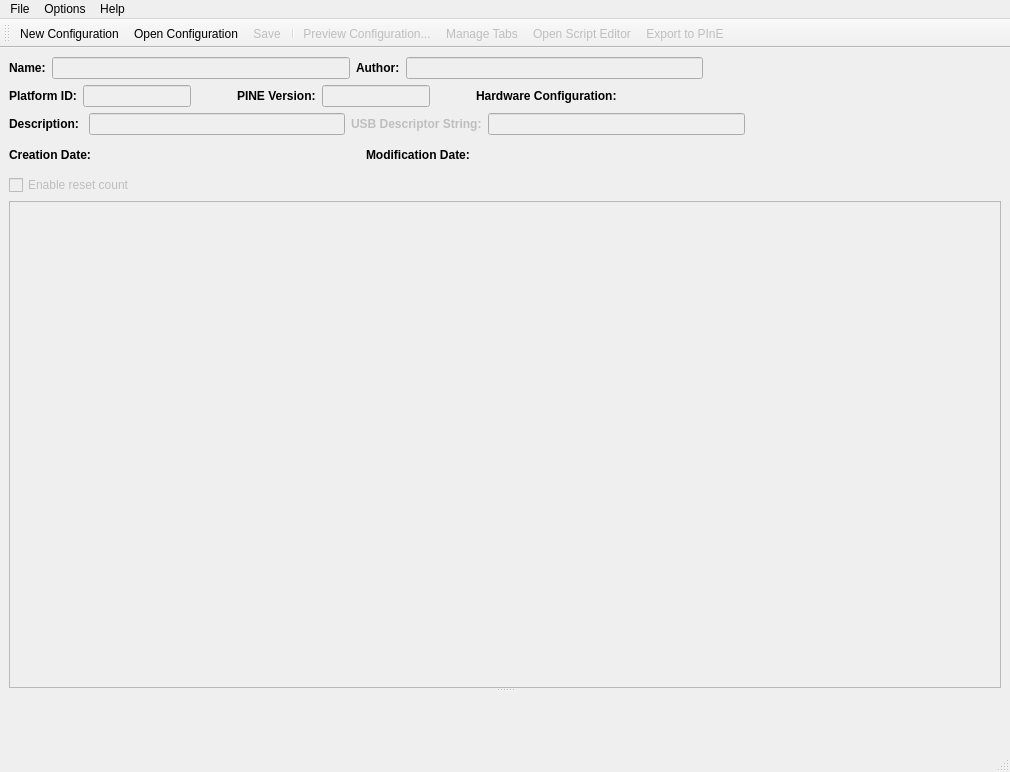
<?xml version="1.0" encoding="UTF-8"?>
<ui version="4.0">
 <class>ConfigWindow</class>
 <widget class="QMainWindow" name="ConfigWindow">
  <property name="geometry">
   <rect>
    <x>0</x>
    <y>0</y>
    <width>1010</width>
    <height>772</height>
   </rect>
  </property>
  <property name="windowTitle">
   <string>TAC Configuration Editor</string>
  </property>
  <widget class="QWidget" name="centralwidget">
   <layout class="QVBoxLayout" name="verticalLayout">
    <item>
     <layout class="QHBoxLayout" name="horizontalLayout">
      <item>
       <widget class="QLabel" name="label_3">
        <property name="text">
         <string>&lt;html&gt;&lt;head/&gt;&lt;body&gt;&lt;p&gt;&lt;span style=&quot; font-size:9pt; font-weight:600;&quot;&gt;Name:&lt;/span&gt;&lt;/p&gt;&lt;/body&gt;&lt;/html&gt;</string>
        </property>
       </widget>
      </item>
      <item>
       <widget class="QLineEdit" name="_name">
        <property name="enabled">
         <bool>false</bool>
        </property>
        <property name="toolTip">
         <string>The name of the configuration file</string>
        </property>
       </widget>
      </item>
      <item>
       <widget class="QLabel" name="label_5">
        <property name="text">
         <string>&lt;html&gt;&lt;head/&gt;&lt;body&gt;&lt;p&gt;&lt;span style=&quot; font-size:9pt; font-weight:600;&quot;&gt;Author:&lt;/span&gt;&lt;/p&gt;&lt;/body&gt;&lt;/html&gt;</string>
        </property>
       </widget>
      </item>
      <item>
       <widget class="QLineEdit" name="_author">
        <property name="enabled">
         <bool>false</bool>
        </property>
        <property name="toolTip">
         <string>The author for the configuration file. Recommended format: biswroy &lt;biswroy@qti.qualcomm.com&gt;</string>
        </property>
       </widget>
      </item>
      <item>
       <spacer name="horizontalSpacer">
        <property name="orientation">
         <enum>Qt::Horizontal</enum>
        </property>
        <property name="sizeHint" stdset="0">
         <size>
          <width>40</width>
          <height>20</height>
         </size>
        </property>
       </spacer>
      </item>
     </layout>
    </item>
    <item>
     <layout class="QHBoxLayout" name="horizontalLayout_8">
      <item>
       <widget class="QLabel" name="_platformLabel">
        <property name="font">
         <font>
          <bold>false</bold>
         </font>
        </property>
        <property name="text">
         <string>&lt;html&gt;&lt;head/&gt;&lt;body&gt;&lt;p&gt;&lt;span style=&quot; font-size:9pt; font-weight:600;&quot;&gt;Platform ID:&lt;/span&gt;&lt;/p&gt;&lt;/body&gt;&lt;/html&gt;</string>
        </property>
       </widget>
      </item>
      <item>
       <widget class="QLineEdit" name="_platformId">
        <property name="enabled">
         <bool>false</bool>
        </property>
        <property name="sizePolicy">
         <sizepolicy hsizetype="Minimum" vsizetype="Fixed">
          <horstretch>0</horstretch>
          <verstretch>0</verstretch>
         </sizepolicy>
        </property>
        <property name="toolTip">
         <string>The platform id of the configuration as determined from the PINE CLI. Maximum allowed value for platform id is 99999.</string>
        </property>
        <property name="inputMask">
         <string notr="true"/>
        </property>
        <property name="maxLength">
         <number>6</number>
        </property>
       </widget>
      </item>
      <item>
       <spacer name="horizontalSpacer_5">
        <property name="orientation">
         <enum>Qt::Horizontal</enum>
        </property>
        <property name="sizeType">
         <enum>QSizePolicy::Preferred</enum>
        </property>
        <property name="sizeHint" stdset="0">
         <size>
          <width>40</width>
          <height>20</height>
         </size>
        </property>
       </spacer>
      </item>
      <item>
       <widget class="QLabel" name="label">
        <property name="text">
         <string>&lt;html&gt;&lt;head/&gt;&lt;body&gt;&lt;p&gt;&lt;span style=&quot; font-weight:600;&quot;&gt;PINE Version:&lt;/span&gt;&lt;/p&gt;&lt;/body&gt;&lt;/html&gt;</string>
        </property>
       </widget>
      </item>
      <item>
       <widget class="QLineEdit" name="_pineVersion">
        <property name="enabled">
         <bool>false</bool>
        </property>
        <property name="sizePolicy">
         <sizepolicy hsizetype="Minimum" vsizetype="Fixed">
          <horstretch>0</horstretch>
          <verstretch>0</verstretch>
         </sizepolicy>
        </property>
        <property name="toolTip">
         <string>The version of the configuration as found from the PINE CLI output</string>
        </property>
       </widget>
      </item>
      <item>
       <spacer name="horizontalSpacer_8">
        <property name="orientation">
         <enum>Qt::Horizontal</enum>
        </property>
        <property name="sizeType">
         <enum>QSizePolicy::Preferred</enum>
        </property>
        <property name="sizeHint" stdset="0">
         <size>
          <width>40</width>
          <height>20</height>
         </size>
        </property>
       </spacer>
      </item>
      <item>
       <widget class="QLabel" name="label_7">
        <property name="sizePolicy">
         <sizepolicy hsizetype="Minimum" vsizetype="Preferred">
          <horstretch>0</horstretch>
          <verstretch>0</verstretch>
         </sizepolicy>
        </property>
        <property name="text">
         <string>&lt;html&gt;&lt;head/&gt;&lt;body&gt;&lt;p&gt;&lt;span style=&quot; font-size:9pt; font-weight:600;&quot;&gt;Hardware Configuration:&lt;/span&gt;&lt;/p&gt;&lt;/body&gt;&lt;/html&gt;</string>
        </property>
       </widget>
      </item>
      <item>
       <widget class="QLabel" name="_platformConfigurationType">
        <property name="enabled">
         <bool>false</bool>
        </property>
        <property name="toolTip">
         <string>The platform type of the configuration</string>
        </property>
        <property name="text">
         <string>&lt;select a platform&gt;</string>
        </property>
       </widget>
      </item>
      <item>
       <spacer name="horizontalSpacer_7">
        <property name="orientation">
         <enum>Qt::Horizontal</enum>
        </property>
        <property name="sizeHint" stdset="0">
         <size>
          <width>40</width>
          <height>20</height>
         </size>
        </property>
       </spacer>
      </item>
     </layout>
    </item>
    <item>
     <layout class="QHBoxLayout" name="horizontalLayout_3">
      <item>
       <widget class="QLabel" name="label_4">
        <property name="text">
         <string>&lt;html&gt;&lt;head/&gt;&lt;body&gt;&lt;p&gt;&lt;span style=&quot; font-size:9pt; font-weight:600;&quot;&gt;Description: &lt;/span&gt;&lt;/p&gt;&lt;/body&gt;&lt;/html&gt;</string>
        </property>
       </widget>
      </item>
      <item>
       <widget class="QLineEdit" name="_description">
        <property name="enabled">
         <bool>false</bool>
        </property>
        <property name="toolTip">
         <string>The description about the configuration file</string>
        </property>
       </widget>
      </item>
      <item>
       <widget class="QLabel" name="_usbDescriptorLabel">
        <property name="enabled">
         <bool>false</bool>
        </property>
        <property name="text">
         <string>&lt;html&gt;&lt;head/&gt;&lt;body&gt;&lt;p&gt;&lt;span style=&quot; font-size:9pt; font-weight:600;&quot;&gt;USB Descriptor String:&lt;/span&gt;&lt;/p&gt;&lt;/body&gt;&lt;/html&gt;</string>
        </property>
       </widget>
      </item>
      <item>
       <widget class="QLineEdit" name="_usbDescriptor">
        <property name="enabled">
         <bool>false</bool>
        </property>
       </widget>
      </item>
      <item>
       <spacer name="horizontalSpacer_6">
        <property name="orientation">
         <enum>Qt::Horizontal</enum>
        </property>
        <property name="sizeHint" stdset="0">
         <size>
          <width>40</width>
          <height>20</height>
         </size>
        </property>
       </spacer>
      </item>
     </layout>
    </item>
    <item>
     <layout class="QHBoxLayout" name="horizontalLayout_2">
      <item>
       <widget class="QLabel" name="label_6">
        <property name="sizePolicy">
         <sizepolicy hsizetype="Minimum" vsizetype="Preferred">
          <horstretch>0</horstretch>
          <verstretch>0</verstretch>
         </sizepolicy>
        </property>
        <property name="text">
         <string>&lt;html&gt;&lt;head/&gt;&lt;body&gt;&lt;p&gt;&lt;span style=&quot; font-size:9pt; font-weight:600;&quot;&gt;Creation Date:&lt;/span&gt;&lt;/p&gt;&lt;/body&gt;&lt;/html&gt;</string>
        </property>
       </widget>
      </item>
      <item>
       <widget class="QLabel" name="_creationDate">
        <property name="enabled">
         <bool>true</bool>
        </property>
        <property name="sizePolicy">
         <sizepolicy hsizetype="Expanding" vsizetype="Preferred">
          <horstretch>0</horstretch>
          <verstretch>0</verstretch>
         </sizepolicy>
        </property>
        <property name="text">
         <string>&lt;html&gt;&lt;head/&gt;&lt;body&gt;&lt;p&gt;&lt;br/&gt;&lt;/p&gt;&lt;/body&gt;&lt;/html&gt;</string>
        </property>
       </widget>
      </item>
      <item>
       <widget class="QLabel" name="label_9">
        <property name="sizePolicy">
         <sizepolicy hsizetype="Minimum" vsizetype="Preferred">
          <horstretch>0</horstretch>
          <verstretch>0</verstretch>
         </sizepolicy>
        </property>
        <property name="text">
         <string>&lt;html&gt;&lt;head/&gt;&lt;body&gt;&lt;p&gt;&lt;span style=&quot; font-size:9pt; font-weight:600;&quot;&gt;Modification Date:&lt;/span&gt;&lt;/p&gt;&lt;/body&gt;&lt;/html&gt;</string>
        </property>
       </widget>
      </item>
      <item>
       <widget class="QLabel" name="_modificationDate">
        <property name="sizePolicy">
         <sizepolicy hsizetype="Expanding" vsizetype="Preferred">
          <horstretch>0</horstretch>
          <verstretch>0</verstretch>
         </sizepolicy>
        </property>
        <property name="text">
         <string>&lt;html&gt;&lt;head/&gt;&lt;body&gt;&lt;p&gt;&lt;br/&gt;&lt;/p&gt;&lt;/body&gt;&lt;/html&gt;</string>
        </property>
       </widget>
      </item>
      <item>
       <spacer name="horizontalSpacer_3">
        <property name="orientation">
         <enum>Qt::Horizontal</enum>
        </property>
        <property name="sizeHint" stdset="0">
         <size>
          <width>40</width>
          <height>20</height>
         </size>
        </property>
       </spacer>
      </item>
     </layout>
    </item>
    <item>
     <layout class="QHBoxLayout" name="horizontalLayout_4">
      <item>
       <widget class="QCheckBox" name="_resetCountEnable">
        <property name="enabled">
         <bool>false</bool>
        </property>
        <property name="toolTip">
         <string>Whether to enable the reset count panel</string>
        </property>
        <property name="text">
         <string>Enable reset count</string>
        </property>
       </widget>
      </item>
      <item>
       <spacer name="horizontalSpacer_2">
        <property name="orientation">
         <enum>Qt::Horizontal</enum>
        </property>
        <property name="sizeHint" stdset="0">
         <size>
          <width>40</width>
          <height>20</height>
         </size>
        </property>
       </spacer>
      </item>
     </layout>
    </item>
    <item>
     <widget class="QSplitter" name="_splitter">
      <property name="orientation">
       <enum>Qt::Vertical</enum>
      </property>
      <widget class="QFrame" name="_editorFrame">
       <property name="enabled">
        <bool>true</bool>
       </property>
       <property name="sizePolicy">
        <sizepolicy hsizetype="Expanding" vsizetype="Expanding">
         <horstretch>0</horstretch>
         <verstretch>0</verstretch>
        </sizepolicy>
       </property>
       <property name="minimumSize">
        <size>
         <width>847</width>
         <height>300</height>
        </size>
       </property>
       <property name="frameShape">
        <enum>QFrame::StyledPanel</enum>
       </property>
       <property name="frameShadow">
        <enum>QFrame::Raised</enum>
       </property>
      </widget>
      <widget class="ButtonEditor" name="_buttonEditor" native="true">
       <property name="enabled">
        <bool>true</bool>
       </property>
      </widget>
     </widget>
    </item>
   </layout>
  </widget>
  <widget class="QMenuBar" name="menubar">
   <property name="geometry">
    <rect>
     <x>0</x>
     <y>0</y>
     <width>1010</width>
     <height>22</height>
    </rect>
   </property>
   <widget class="QMenu" name="_fileMenu">
    <property name="title">
     <string>File</string>
    </property>
    <addaction name="_actionNew"/>
    <addaction name="_actionOpen"/>
    <addaction name="_actionPreview"/>
    <addaction name="_actionOpen_Script_Editor"/>
    <addaction name="_actionPINEExport"/>
    <addaction name="separator"/>
    <addaction name="_actionQuit"/>
   </widget>
   <widget class="QMenu" name="menuHelp">
    <property name="title">
     <string>Help</string>
    </property>
    <addaction name="separator"/>
    <addaction name="_actionContents"/>
    <addaction name="separator"/>
    <addaction name="_actionRefresh"/>
    <addaction name="separator"/>
    <addaction name="_actionAbout"/>
    <addaction name="_actionWhatsThis"/>
    <addaction name="_actionBugWriter"/>
   </widget>
   <widget class="QMenu" name="menuOptions">
    <property name="title">
     <string>Options</string>
    </property>
    <property name="toolTipsVisible">
     <bool>false</bool>
    </property>
    <widget class="QMenu" name="_menuRestoreDefaults">
     <property name="title">
      <string>Restore defaults</string>
     </property>
     <property name="toolTipsVisible">
      <bool>false</bool>
     </property>
     <addaction name="_actionDefaultQuickSettings"/>
     <addaction name="_actionDefaultScriptAndVariables"/>
    </widget>
    <addaction name="_menuRestoreDefaults"/>
   </widget>
   <addaction name="_fileMenu"/>
   <addaction name="menuOptions"/>
   <addaction name="menuHelp"/>
  </widget>
  <widget class="QStatusBar" name="statusbar"/>
  <widget class="QToolBar" name="toolBar">
   <property name="enabled">
    <bool>true</bool>
   </property>
   <property name="windowTitle">
    <string>toolBar</string>
   </property>
   <attribute name="toolBarArea">
    <enum>TopToolBarArea</enum>
   </attribute>
   <attribute name="toolBarBreak">
    <bool>false</bool>
   </attribute>
   <addaction name="_actionNew"/>
   <addaction name="_actionOpen"/>
   <addaction name="_actionSave"/>
   <addaction name="separator"/>
   <addaction name="_actionPreview"/>
   <addaction name="_actionManage_Tabs"/>
   <addaction name="_actionOpen_Script_Editor"/>
   <addaction name="_actionPINEExport"/>
  </widget>
  <action name="_actionQuit">
   <property name="text">
    <string>Quit</string>
   </property>
  </action>
  <action name="_actionAbout">
   <property name="text">
    <string>About...</string>
   </property>
  </action>
  <action name="_actionBugWriter">
   <property name="enabled">
    <bool>true</bool>
   </property>
   <property name="text">
    <string>Submit Bug Report...</string>
   </property>
  </action>
  <action name="_actionSave">
   <property name="enabled">
    <bool>false</bool>
   </property>
   <property name="icon">
    <iconset resource="resources/TACConfigEditor.qrc">
     <normaloff>:/Save.png</normaloff>:/Save.png</iconset>
   </property>
   <property name="text">
    <string>Save</string>
   </property>
   <property name="shortcut">
    <string>Ctrl+S</string>
   </property>
  </action>
  <action name="_actionContents">
   <property name="text">
    <string>Contents</string>
   </property>
   <property name="shortcut">
    <string>F1</string>
   </property>
  </action>
  <action name="_actionPreferences">
   <property name="enabled">
    <bool>true</bool>
   </property>
   <property name="text">
    <string>Preferences...</string>
   </property>
  </action>
  <action name="_actionOpen">
   <property name="checkable">
    <bool>false</bool>
   </property>
   <property name="icon">
    <iconset resource="resources/TACConfigEditor.qrc">
     <normaloff>:/Open.png</normaloff>:/Open.png</iconset>
   </property>
   <property name="text">
    <string>Open Configuration...</string>
   </property>
   <property name="toolTip">
    <string>Open</string>
   </property>
   <property name="shortcut">
    <string>Ctrl+O</string>
   </property>
  </action>
  <action name="_actionPreview">
   <property name="checkable">
    <bool>false</bool>
   </property>
   <property name="enabled">
    <bool>false</bool>
   </property>
   <property name="icon">
    <iconset resource="resources/TACConfigEditor.qrc">
     <normaloff>:/Preview.drawio.png</normaloff>:/Preview.drawio.png</iconset>
   </property>
   <property name="text">
    <string>Preview Configuration...</string>
   </property>
   <property name="iconText">
    <string>Preview Configuration...</string>
   </property>
   <property name="toolTip">
    <string>Preview Configuration...</string>
   </property>
   <property name="shortcut">
    <string>Ctrl+P</string>
   </property>
  </action>
  <action name="_actionManage_Tabs">
   <property name="enabled">
    <bool>false</bool>
   </property>
   <property name="icon">
    <iconset resource="resources/TACConfigEditor.qrc">
     <normaloff>:/ManageTabs.png</normaloff>:/ManageTabs.png</iconset>
   </property>
   <property name="text">
    <string>Manage Tabs...</string>
   </property>
  </action>
  <action name="_actionNew">
   <property name="icon">
    <iconset resource="resources/TACConfigEditor.qrc">
     <normaloff>:/new-config.png</normaloff>:/new-config.png</iconset>
   </property>
   <property name="text">
    <string>New Configuration...</string>
   </property>
   <property name="shortcut">
    <string>Ctrl+N</string>
   </property>
  </action>
  <action name="_actionOpen_Script_Editor">
   <property name="enabled">
    <bool>false</bool>
   </property>
   <property name="icon">
    <iconset resource="resources/TACConfigEditor.qrc">
     <normaloff>:/script.png</normaloff>:/script.png</iconset>
   </property>
   <property name="text">
    <string>Open Script Editor...</string>
   </property>
   <property name="shortcut">
    <string>Ctrl+E</string>
   </property>
  </action>
  <action name="_actionRefresh">
   <property name="icon">
    <iconset resource="resources/TACConfigEditor.qrc">
     <normaloff>:/download-spinner.png</normaloff>:/download-spinner.png</iconset>
   </property>
   <property name="text">
    <string>Refresh Configurations</string>
   </property>
   <property name="toolTip">
    <string>Downloads the latest TAC Configurations</string>
   </property>
   <property name="shortcut">
    <string>Ctrl+D</string>
   </property>
  </action>
  <action name="_actionWhatsThis">
   <property name="checkable">
    <bool>false</bool>
   </property>
   <property name="text">
    <string>What's this?</string>
   </property>
   <property name="toolTip">
    <string>Enables you to understand what an items in the application does.</string>
   </property>
  </action>
  <action name="_actionPINEExport">
   <property name="enabled">
    <bool>false</bool>
   </property>
   <property name="icon">
    <iconset resource="resources/TACConfigEditor.qrc">
     <normaloff>:/PINEUpload.drawio.png</normaloff>:/PINEUpload.drawio.png</iconset>
   </property>
   <property name="text">
    <string>Export to PInE...</string>
   </property>
   <property name="toolTip">
    <string>Publish the configuration to PInE</string>
   </property>
   <property name="visible">
    <bool>false</bool>
   </property>
  </action>
  <action name="_actionDefaultQuickSettings">
   <property name="enabled">
    <bool>false</bool>
   </property>
   <property name="text">
    <string>Quick settings</string>
   </property>
   <property name="toolTip">
    <string>Option unavailable as the quick settings table contains row(s)</string>
   </property>
  </action>
  <action name="_actionDefaultScriptAndVariables">
   <property name="enabled">
    <bool>false</bool>
   </property>
   <property name="text">
    <string>QTAC script and variables</string>
   </property>
   <property name="toolTip">
    <string>Option unavailable as the script variables table contains row(s)</string>
   </property>
  </action>
 </widget>
 <customwidgets>
  <customwidget>
   <class>ButtonEditor</class>
   <extends>QWidget</extends>
   <header>ButtonEditor.h</header>
   <container>1</container>
  </customwidget>
 </customwidgets>
 <resources>
  <include location="resources/TACConfigEditor.qrc"/>
 </resources>
 <connections/>
</ui>
